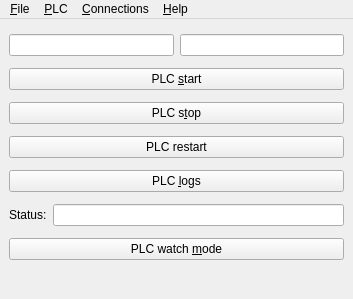
<?xml version="1.0" encoding="UTF-8"?>
<ui version="4.0">
 <author>Sven Sager</author>
 <class>win_revpicommander</class>
 <widget class="QMainWindow" name="win_revpicommander">
  <property name="geometry">
   <rect>
    <x>0</x>
    <y>0</y>
    <width>353</width>
    <height>299</height>
   </rect>
  </property>
  <property name="windowTitle">
   <string notr="true">RevPi Commander</string>
  </property>
  <property name="windowIcon">
   <iconset resource="ressources.qrc">
    <normaloff>:/main/ico/revpipycontrol.ico</normaloff>:/main/ico/revpipycontrol.ico</iconset>
  </property>
  <widget class="QWidget" name="centralwidget">
   <layout class="QVBoxLayout" name="gl">
    <item>
     <layout class="QHBoxLayout" name="hzl_connection">
      <item>
       <widget class="QLineEdit" name="txt_host">
        <property name="focusPolicy">
         <enum>Qt::NoFocus</enum>
        </property>
        <property name="text">
         <string notr="true"/>
        </property>
        <property name="readOnly">
         <bool>true</bool>
        </property>
       </widget>
      </item>
      <item>
       <widget class="QLineEdit" name="txt_connection">
        <property name="focusPolicy">
         <enum>Qt::NoFocus</enum>
        </property>
        <property name="text">
         <string notr="true"/>
        </property>
        <property name="readOnly">
         <bool>true</bool>
        </property>
       </widget>
      </item>
     </layout>
    </item>
    <item>
     <widget class="QPushButton" name="btn_plc_start">
      <property name="text">
       <string>PLC &amp;start</string>
      </property>
      <property name="icon">
       <iconset resource="ressources.qrc">
        <normaloff>:/action/ico/system-run.ico</normaloff>:/action/ico/system-run.ico</iconset>
      </property>
     </widget>
    </item>
    <item>
     <widget class="QPushButton" name="btn_plc_stop">
      <property name="text">
       <string>PLC s&amp;top</string>
      </property>
      <property name="icon">
       <iconset resource="ressources.qrc">
        <normaloff>:/action/ico/process-stop.ico</normaloff>:/action/ico/process-stop.ico</iconset>
      </property>
     </widget>
    </item>
    <item>
     <widget class="QPushButton" name="btn_plc_restart">
      <property name="text">
       <string>PLC restart</string>
      </property>
      <property name="icon">
       <iconset resource="ressources.qrc">
        <normaloff>:/action/ico/view-refresh.ico</normaloff>:/action/ico/view-refresh.ico</iconset>
      </property>
     </widget>
    </item>
    <item>
     <widget class="QPushButton" name="btn_plc_logs">
      <property name="text">
       <string>PLC &amp;logs</string>
      </property>
      <property name="icon">
       <iconset resource="ressources.qrc">
        <normaloff>:/action/ico/applications-utilities.ico</normaloff>:/action/ico/applications-utilities.ico</iconset>
      </property>
     </widget>
    </item>
    <item>
     <layout class="QHBoxLayout" name="hzl_status">
      <item>
       <widget class="QLabel" name="lbl_status">
        <property name="text">
         <string>Status:</string>
        </property>
       </widget>
      </item>
      <item>
       <widget class="QLineEdit" name="txt_status">
        <property name="focusPolicy">
         <enum>Qt::NoFocus</enum>
        </property>
        <property name="text">
         <string notr="true"/>
        </property>
        <property name="alignment">
         <set>Qt::AlignCenter</set>
        </property>
        <property name="readOnly">
         <bool>true</bool>
        </property>
       </widget>
      </item>
     </layout>
    </item>
    <item>
     <widget class="QPushButton" name="btn_plc_debug">
      <property name="minimumSize">
       <size>
        <width>300</width>
        <height>0</height>
       </size>
      </property>
      <property name="text">
       <string>PLC watch &amp;mode</string>
      </property>
      <property name="icon">
       <iconset resource="ressources.qrc">
        <normaloff>:/action/ico/edit-find.ico</normaloff>:/action/ico/edit-find.ico</iconset>
      </property>
      <property name="checkable">
       <bool>true</bool>
      </property>
     </widget>
    </item>
   </layout>
  </widget>
  <widget class="QMenuBar" name="menubar">
   <property name="geometry">
    <rect>
     <x>0</x>
     <y>0</y>
     <width>353</width>
     <height>24</height>
    </rect>
   </property>
   <widget class="QMenu" name="men_file">
    <property name="title">
     <string>&amp;File</string>
    </property>
    <addaction name="act_connections"/>
    <addaction name="act_search"/>
    <addaction name="separator"/>
    <addaction name="act_simulator"/>
    <addaction name="separator"/>
    <addaction name="act_quit"/>
   </widget>
   <widget class="QMenu" name="men_help">
    <property name="title">
     <string>&amp;Help</string>
    </property>
    <addaction name="act_webpage"/>
    <addaction name="separator"/>
    <addaction name="act_info"/>
   </widget>
   <widget class="QMenu" name="men_plc">
    <property name="title">
     <string>&amp;PLC</string>
    </property>
    <addaction name="act_logs"/>
    <addaction name="act_options"/>
    <addaction name="act_program"/>
    <addaction name="act_developer"/>
    <addaction name="separator"/>
    <addaction name="act_pictory"/>
    <addaction name="act_reset"/>
    <addaction name="separator"/>
    <addaction name="act_disconnect"/>
   </widget>
   <widget class="QMenu" name="men_connections">
    <property name="title">
     <string>&amp;Connections</string>
    </property>
   </widget>
   <addaction name="men_file"/>
   <addaction name="men_plc"/>
   <addaction name="men_connections"/>
   <addaction name="men_help"/>
  </widget>
  <widget class="QStatusBar" name="statusbar">
   <property name="sizeGripEnabled">
    <bool>false</bool>
   </property>
  </widget>
  <action name="act_connections">
   <property name="text">
    <string>&amp;Connections...</string>
   </property>
   <property name="shortcut">
    <string>Ctrl+N</string>
   </property>
  </action>
  <action name="act_search">
   <property name="text">
    <string>&amp;Search Revolution Pi...</string>
   </property>
   <property name="shortcut">
    <string>Ctrl+F</string>
   </property>
  </action>
  <action name="act_quit">
   <property name="text">
    <string>&amp;Quit</string>
   </property>
  </action>
  <action name="act_webpage">
   <property name="text">
    <string>Visit &amp;webpage...</string>
   </property>
  </action>
  <action name="act_info">
   <property name="text">
    <string>&amp;Info...</string>
   </property>
  </action>
  <action name="act_logs">
   <property name="text">
    <string>PLC &amp;logs...</string>
   </property>
   <property name="shortcut">
    <string>Ctrl+L</string>
   </property>
  </action>
  <action name="act_options">
   <property name="text">
    <string>PLC &amp;options...</string>
   </property>
   <property name="shortcut">
    <string>Ctrl+O</string>
   </property>
  </action>
  <action name="act_program">
   <property name="text">
    <string>PLC progra&amp;m...</string>
   </property>
   <property name="shortcut">
    <string>Ctrl+P</string>
   </property>
  </action>
  <action name="act_developer">
   <property name="text">
    <string>PLC de&amp;veloper...</string>
   </property>
   <property name="shortcut">
    <string>Ctrl+D</string>
   </property>
  </action>
  <action name="act_pictory">
   <property name="text">
    <string>piCtory configuraiton...</string>
   </property>
  </action>
  <action name="act_disconnect">
   <property name="text">
    <string>&amp;Disconnect</string>
   </property>
   <property name="shortcut">
    <string>Ctrl+X</string>
   </property>
  </action>
  <action name="act_reset">
   <property name="text">
    <string>Reset driver...</string>
   </property>
  </action>
  <action name="act_simulator">
   <property name="text">
    <string>RevPi si&amp;mulator...</string>
   </property>
  </action>
 </widget>
 <tabstops>
  <tabstop>btn_plc_start</tabstop>
  <tabstop>btn_plc_stop</tabstop>
  <tabstop>btn_plc_restart</tabstop>
  <tabstop>btn_plc_logs</tabstop>
  <tabstop>btn_plc_debug</tabstop>
 </tabstops>
 <resources>
  <include location="ressources.qrc"/>
 </resources>
 <connections>
  <connection>
   <sender>act_quit</sender>
   <signal>triggered()</signal>
   <receiver>win_revpicommander</receiver>
   <slot>close()</slot>
   <hints>
    <hint type="sourcelabel">
     <x>-1</x>
     <y>-1</y>
    </hint>
    <hint type="destinationlabel">
     <x>159</x>
     <y>136</y>
    </hint>
   </hints>
  </connection>
 </connections>
</ui>
